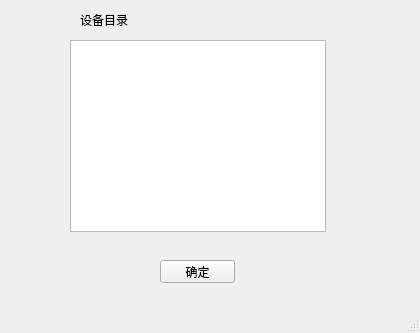
<?xml version="1.0" encoding="UTF-8"?>
<ui version="4.0">
 <class>MainWindow</class>
 <widget class="QMainWindow" name="MainWindow">
  <property name="geometry">
   <rect>
    <x>0</x>
    <y>0</y>
    <width>420</width>
    <height>333</height>
   </rect>
  </property>
  <property name="windowTitle">
   <string>MainWindow</string>
  </property>
  <widget class="QWidget" name="centralwidget">
   <widget class="QLabel" name="label">
    <property name="geometry">
     <rect>
      <x>80</x>
      <y>10</y>
      <width>181</width>
      <height>20</height>
     </rect>
    </property>
    <property name="text">
     <string>设备目录</string>
    </property>
   </widget>
   <widget class="QListView" name="camerasListView">
    <property name="geometry">
     <rect>
      <x>70</x>
      <y>40</y>
      <width>256</width>
      <height>192</height>
     </rect>
    </property>
   </widget>
   <widget class="QPushButton" name="okCameraSelectPushButton">
    <property name="geometry">
     <rect>
      <x>160</x>
      <y>260</y>
      <width>75</width>
      <height>23</height>
     </rect>
    </property>
    <property name="text">
     <string>确定</string>
    </property>
   </widget>
  </widget>
  <widget class="QMenuBar" name="menubar">
   <property name="geometry">
    <rect>
     <x>0</x>
     <y>0</y>
     <width>420</width>
     <height>23</height>
    </rect>
   </property>
  </widget>
  <widget class="QStatusBar" name="statusbar"/>
 </widget>
 <resources/>
 <connections/>
</ui>
